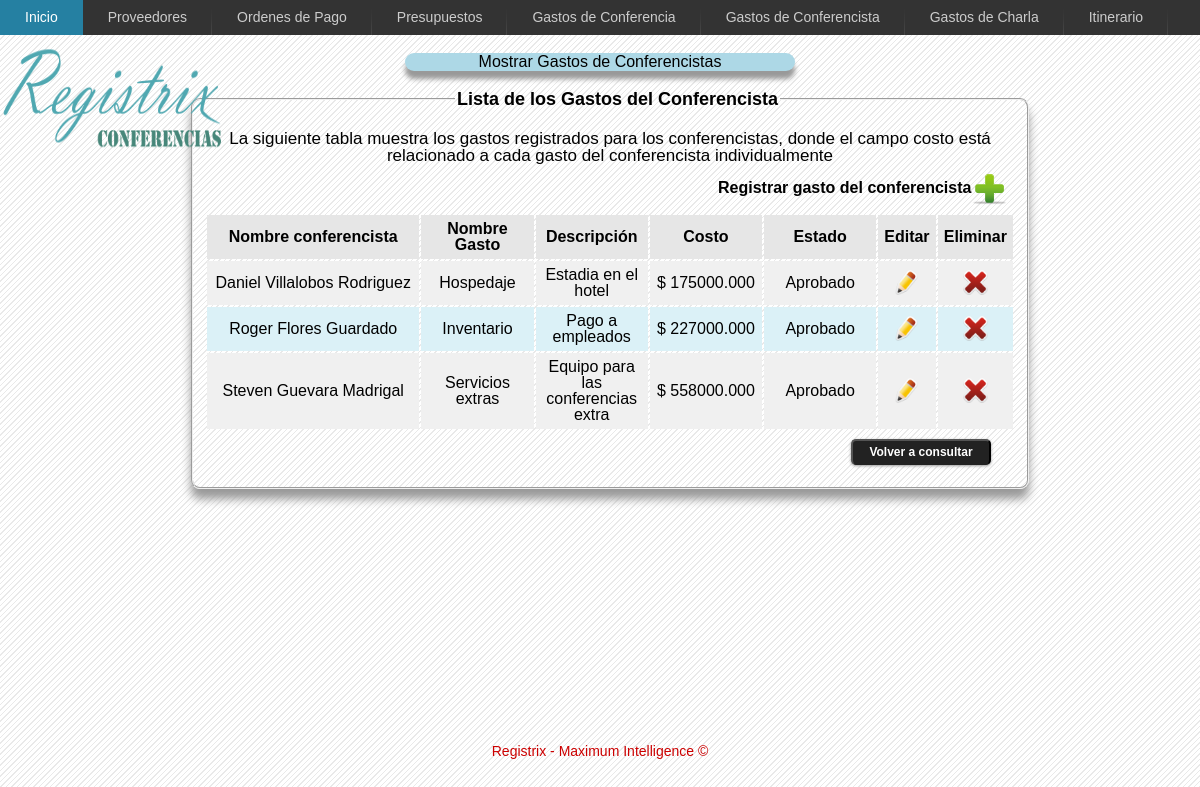
The page /gastosConferencista/mostrarGastosConferencista.php on the database its author committed.
### tables this page shows
CREATE TABLE IF NOT EXISTS `tpersona` (
  `id_persona` int(11) NOT NULL AUTO_INCREMENT,
  `id_profesion` int(11) NOT NULL,
  `nombre` varchar(30) NOT NULL,
  `apellido1` varchar(30) DEFAULT NULL,
  `apellido2` varchar(30) DEFAULT NULL,
  `sexo` char(1) DEFAULT NULL,
  `correo_electronico` varchar(100) NOT NULL,
  `fecha_nacimiento` date DEFAULT NULL,
  `telefono` varchar(20) DEFAULT NULL,
  `es_discapacitado` tinyint(1) DEFAULT '0',
  `habilitado` tinyint(1) DEFAULT '1',
  `contrasena` text NOT NULL,
  `id_pais` int(11) DEFAULT NULL,
  `imagen` varchar(200) DEFAULT NULL,
  PRIMARY KEY (`id_persona`),
  UNIQUE KEY `correo_electronico` (`correo_electronico`),
  KEY `id_profesion` (`id_profesion`)
);

CREATE TABLE IF NOT EXISTS `ttipo_gasto` (
  `id_tipo_gasto` int(11) NOT NULL AUTO_INCREMENT,
  `nombre_tipo_gasto` char(20) NOT NULL,
  `descripcion_tipo_gasto` text,
  PRIMARY KEY (`id_tipo_gasto`)
);

CREATE TABLE IF NOT EXISTS `tgasto` (
  `id_gasto` int(11) NOT NULL AUTO_INCREMENT,
  `descripcion` text NOT NULL,
  `costo` float(9,3) DEFAULT '0.000',
  `hospedaje_duracion` int(11) DEFAULT '0',
  `hospedaje_lugar` varchar(150) DEFAULT 'N/A',
  `transporte_origen` varchar(150) DEFAULT 'N/A',
  `esta_aprobado` tinyint(1) DEFAULT NULL,
  `id_tipo_gasto` int(11) NOT NULL,
  PRIMARY KEY (`id_gasto`),
  KEY `id_tipo_gasto` (`id_tipo_gasto`)
);

### includes/conexion.php (called while the page is built, shortened)
<?php
class ConectarMySQL {
    public static function conexion() {
        $BaseDatos = "registrix";
        $Servidor = "localhost";
        $Usuario = "root";
        $Clave = "12345";
        @$conexion = mysql_connect($Servidor, $Usuario, $Clave);
        @$seleccionarBase = mysql_select_db($BaseDatos, $conexion);
        return $conexion;
    }
}
?>

### includes/fachadaGastosConferencista.php (called while the page is built, shortened)
<?php
require_once ("conexion.php");
class fachadaGastosConferencista {
    private $consultas;
    public function __construct() {
        $this->consultas = array();
    }
    public function mostrarGastosConferencista() {
        $sql = "SELECT concat( p.nombre, ' ', p.apellido1, ' ', p.apellido2 ) 'Nombre', p.id_persona 'id_persona', g.costo 'costo', g.id_tipo_gasto,
				g.descripcion 'nombre_gasto', tpg.nombre_tipo_gasto 'Tipo', cg.id_gasto, tpg.descripcion_tipo_gasto 'descripcion',
				CASE g.esta_aprobado WHEN 1 THEN 'Aprobado' ELSE 'No Aprobado' END esta_aprobado
				FROM tpersona p, tpersona_tnivel_persona tp, tnivel_persona n, tgasto g, tconferencista_tgasto cg, ttipo_gasto tpg
				WHERE cg.id_persona = p.id_persona
				AND g.id_gasto = cg.id_gasto
				AND tp.id_nivel_persona =1
				AND n.id_nivel_persona = tp.id_nivel_persona
				AND g.id_tipo_gasto = tpg.id_tipo_gasto
				GROUP BY g.id_gasto
				ORDER BY p.nombre ";
	$mostrarGastos = mysql_query($sql, ConectarMySQL::conexion());
	while ($resultadoGastos = mysql_fetch_assoc($mostrarGastos)) {
            $this->consultas[] = $resultadoGastos;
	}
        return $this->consultas;
    }
}
?>

### gastosConferencista/mostrarGastosConferencista.php (the view, shortened to what this page needs)
<?php
require_once("../includes/fachadaGastosConferencista.php");
?>
<!DOCTYPE html PUBLIC "-//W3C//DTD HTML 4.01 Transitional//EN" "http://www.w3.org/TR/html4/loose.dtd">
<html>
	<head>
		<link rel="stylesheet" type="text/css" href="../css/registrarGastosConferencista/styles_query.css" />
	</head>
	<body>
		<?php
		include '..'.DIRECTORY_SEPARATOR.'includes'.DIRECTORY_SEPARATOR.'barra_navegacion_conferencista.php';
		include '..'.DIRECTORY_SEPARATOR.'includes'.DIRECTORY_SEPARATOR.'imagen_registrix.php';
		?>
		<div class="wrapper">
			<div id="wrap">
				<div id="titulo">
					Mostrar Gastos de Conferencistas
				</div>
				<br>
				<form id="gastos_conferencista" name="gastos_conferencista" method="post" action="mostrarGastosConferencista.php">
					<fieldset>
						<legend>Lista de los Gastos del Conferencista</legend>
							<table width="810" cellspacing="2" cellpadding="6">
							  <tr>
								<td colspan="7" align="center">
									<div id="descripcionGastoConferencista">
										La siguiente tabla muestra los gastos registrados para los conferencistas, donde el campo costo est&aacute; relacionado a cada gasto del conferencista individualmente
									</div>
									<div id="nuevoGastoConferencista">
										Registrar gasto del conferencista
									</div>
									<a href="registroGastosConferencista.php" title="Agregar un nuevo gasto del conferencista"><img align="right" src="../imagenes/agregar.png" alt="registrar gasto conferencista" width="35" height="35"/></a>
								</td>
							  </tr>
							  <tr>
								<th width="200" align="center">Nombre conferencista</th>
								<th width="100" align="center">Nombre Gasto</th>
								<th width="100" align="center">Descripci&oacute;n</th>
								<th width="100" align="center">Costo</th>
								<th width="100" align="center">Estado</th>
								<th width="5" align="center">Editar</th>
								<th width="5" align="center">Eliminar</th>
							  </tr>
							  <?php
							  $color='#DBF1F7';
							  $mostrarGastos = new fachadaGastosConferencista();
							  $registro = $mostrarGastos->mostrarGastosConferencista();
							  for ($i=0;$i<count($registro);$i++) {
							  $color=('#F0F0F0'==$color)?'#DBF1F7':'#F0F0F0';
                              ?>
							  <tr bgcolor="<?php echo $color ?>">
								<td align="center"><?php echo $registro[$i]['Nombre']; ?></td>
								<td align="center"><?php echo $registro[$i]['Tipo']; ?></td>
								<td align="center"><?php echo $registro[$i]['descripcion']; ?></td>
								<td align="center"><?php echo "$ ".$registro[$i]['costo']; ?></td>
								<td align="center"><?php echo $registro[$i]['esta_aprobado']; ?></td>
								<td align="center"><a href="editarGastosConferencista.php?id_gasto=<?php echo $registro[$i]['id_gasto'];?>&id_persona=<?php echo $registro[$i]['id_persona'];?>&idtipogasto=<?php echo $registro[$i]['id_tipo_gasto'];?>" title="Editar gasto"><img src="../imagenes/editar.png" alt="editar gasto" width="25" height="25"/></a></td>
								<td align="center"><a href="#" onclick="borrarGastoConferencista(<?php echo $registro[$i]['id_gasto']; ?>);" title="Eliminar gasto"><img src="../imagenes/borrar.png" alt="borrar gasto" width="25" height="25"/></a></td>
								</tr>
							  <?php } ?>
							  <tr>
								<td>
								<br />
								<br />
									<input id="enviar" type="submit" value="Volver a consultar">
								</td>
							  </tr>
							</table>
					</fieldset>
				</form>
				<div id="registro">
					<table>
						<tr>
							<td>
							</td>
						</tr>
					</table>
				</div>
			</div>
		</div>
		<div class="footer">
			<p>Registrix - Maximum Intelligence &copy;</p>
		</div>
	</body>
</html>

### css/registrarGastosConferencista/styles_query.css (style rules this page uses)
body { font-family: "Trebuchet MS", Geneva, Arial, Helvetica, sans-serif; background-image: url("../../imagenes/fondo.gif"); }
form { padding:1px; display:block; width:500px; margin-left: 190px; text-align:left; }
legend { font-family: "Trebuchet MS", Geneva, Arial, Helvetica, sans-serif; font-weight: bold; font-size: 18px; border:1px silver; color: black; margin-left: 250px; }
input,select { margin:-30px; font-family: "Trebuchet MS", Geneva, Arial, Helvetica, sans-serif; font-size: 12px; display: block; width: 200px; margin-left: 270px; }
fieldset { float: left; width: 100%; display: block; line-height: 1; -moz-border-radius: 9px; -webkit-border-radius: 9px; -moz-box-shadow: 0 10px 10px #999; -webkit-box-shadow: 0 10px 10px #999; }
th { background-color: #E6E6E6; }
#titulo { margin: 0 auto 0 auto; width:390px; color: black; -moz-border-radius: 10px; -webkit-border-radius: 10px; -moz-box-shadow: 0 8px 5px #999; -webkit-box-shadow: 0 8px 5px #999; background-color:lightblue; text-align:center; }
#nuevoGastoConferencista { position: absolute; margin:8px; margin-left: 505px; font-weight: bold }
#descripcionGastoConferencista { font-size: 17px; margin: 8px; text-align: center; }
#registro { position: absolute; font-weight: bold; margin: 0px; margin-left: 1039px; font-size: 17px; text-shadow: 0 2px 0 #ccc, 0 2px 0 #c9c9c9, 0 3px 0 #bbb, 0 4px 0 #b9b9b9, 0 5px 0 #aaa, 0 6px 1px rgba(0,0,0,.1), 0 0 5px rgba(0,0,0,.1), 0 1px 3px rgba(0,0,0,.3), 0 3px 5px rgba(0,0,0,.2), 0 5px 10px rgba(0,0,0,.25), 0 10px 10px rgba(0,0,0,.2), 0 20px 20px rgba(0,0,0,.15); }
#enviar { position: absolute; background: #222 repeat-x; display: inline-block; padding: 5px 10px 6px; color: #fff; text-decoration: none; font-weight: bold; line-height: 1; width: 140px; margin-left: 638px; text-align: center; -moz-border-radius: 5px; -webkit-border-radius: 5px; -moz-box-shadow: 0 1px 3px #999; -webkit-box-shadow: 0 1px 3px #999; text-shadow: 0 -1px 1px #222; border-bottom: 1px solid #222; cursor: pointer; }
* { margin: 0; }
html, body { height: 97%; }
.wrapper { min-height: 97%; height: auto !important; height: 97%; margin: 0 auto -4em; }
.footer, .push { height: 4em; }
.footer p { margin:0 auto 0 auto; text-align: center; line-height: 65px; color: #C00; font-size: 14px; }
.footer, .push { clear: both; }
#wrap { margin:0 auto 0 auto; width:1200px; }

### rows shown on the page
tpersona: Nombre "Daniel Villalobos Rodriguez", ttipo_gasto.nombre_tipo_gasto "Hospedaje", ttipo_gasto.descripcion_tipo_gasto "Estadia en el hotel", tgasto.costo "175000.000", esta_aprobado "Aprobado"
tpersona: Nombre "Roger Flores Guardado", ttipo_gasto.nombre_tipo_gasto "Inventario", ttipo_gasto.descripcion_tipo_gasto "Pago a empleados", tgasto.costo "227000.000", esta_aprobado "Aprobado"
tpersona: Nombre "Steven Guevara Madrigal", ttipo_gasto.nombre_tipo_gasto "Servicios extras", ttipo_gasto.descripcion_tipo_gasto "Equipo para las conferencias extra", tgasto.costo "558000.000", esta_aprobado "Aprobado"
